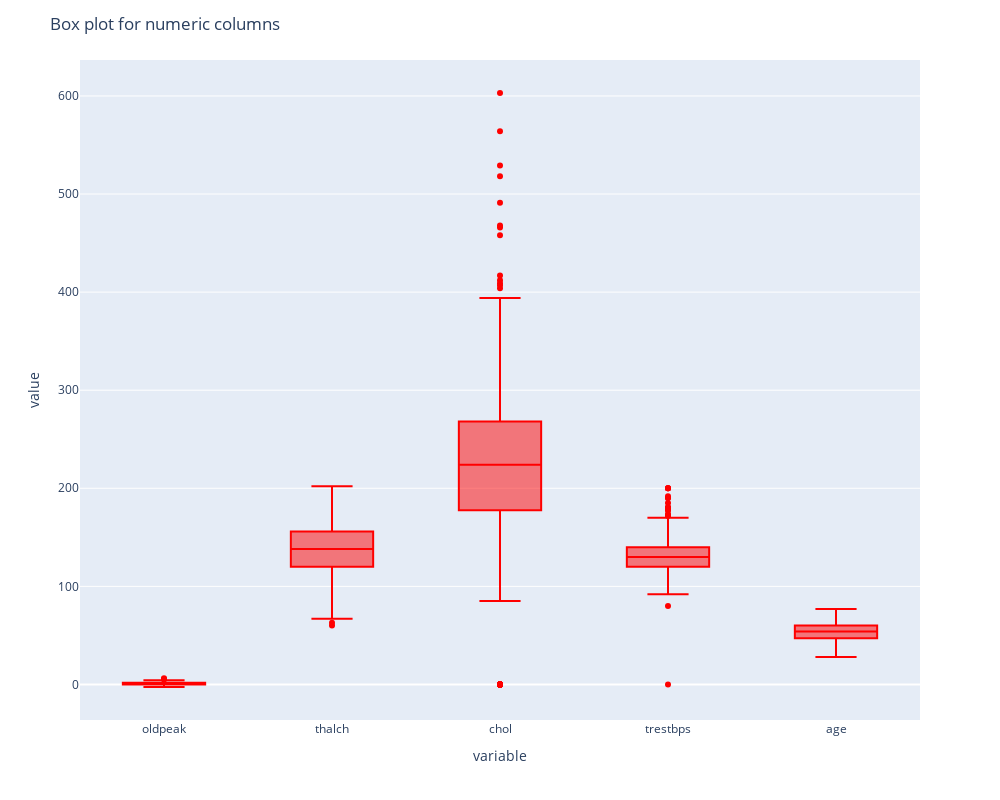

The code cell stored with this chart in its notebook:
### Code cell
fig = px.box(df ,  y = numeric_cols , color_discrete_sequence= colors) 
fig.update_layout(title = "Box plot for numeric columns" , height = 800 , width = 1000) 
fig.show()

### Figure 1 — Plotly figure (JSON) as saved in the notebook; plotly's stock layout.template omitted (floating-point values rounded to 4 significant figures; data arrays with more than 128 entries replaced by an {"elided": "..."} marker saying what was removed)
{"data": [{"alignmentgroup": "True", "hovertemplate": "variable=%{x}<br>value=%{y}<extra></extra>", "legendgroup": "", "marker": {"color": "red"}, "name": "", "notched": false, "offsetgroup": "", "orientation": "v", "showlegend": false, "type": "box", "x": {"elided": "4600 str values"}, "x0": " ", "xaxis": "x", "y": {"elided": "4600 float values"}, "y0": " ", "yaxis": "y"}], "layout": {"boxmode": "group", "height": 800, "legend": {"tracegroupgap": 0}, "margin": {"t": 60}, "title": {"text": "Box plot for numeric columns"}, "width": 1000, "xaxis": {"anchor": "y", "domain": [0, 1], "title": {"text": "variable"}}, "yaxis": {"anchor": "x", "domain": [0, 1], "title": {"text": "value"}}}}
